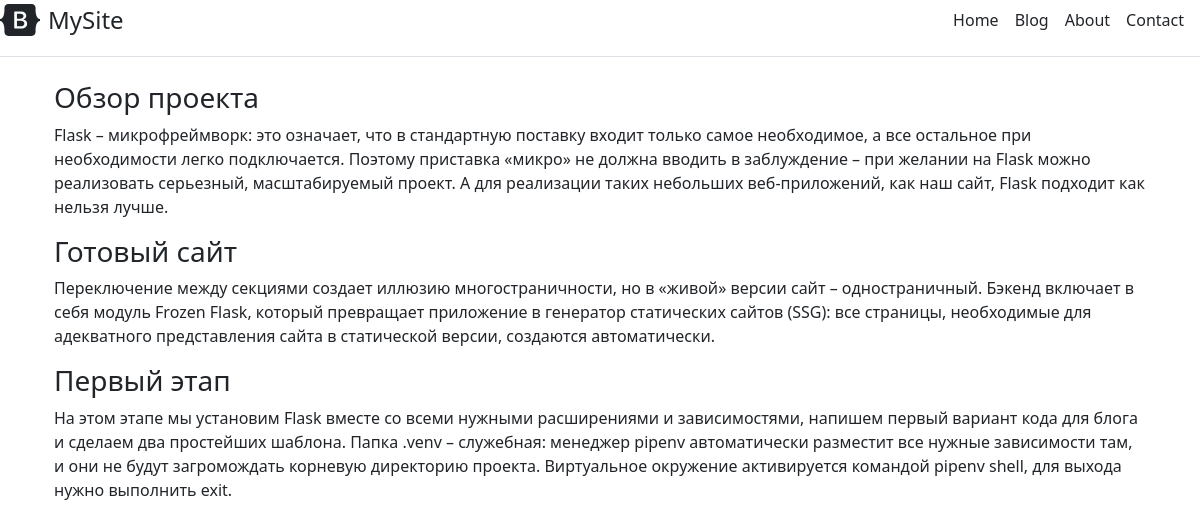
The page / on the database its author committed.
### mysite/models.py (models this page shows, shortened)
class Task(models.Model):
    title = models.CharField(max_length=50)
    task = models.TextField()

### mysite/views.py (the view)
# urls.py: path('', views.index, name='home'),
def index(request):
    tasks = Task.objects.all()
    return render(request, 'index.html', {'tasks': tasks})

### templates/index.html
{% extends 'base.html' %}
{% block content %}
    {% for el in tasks %}
        <div class="container">
        <h3>{{ el.title }}</h3>
        <p>{{ el.task }}</p>
        </div>
    {% endfor %}
{% endblock content %}

### rows shown on the page
Task: title "Обзор проекта", task "Flask – микрофреймворк: это означает, что в стандартную поставку входит только самое необходимое, а все остальное при необходимости легко подключается. Поэтому приставка «микро» не должна вводить в заблуждение – при желании на Flask можно реализовать серьезный, масштабируемый проект. А для реализации таких небольших веб-приложений, как наш сайт, Flask подходит как нельзя лучше."
Task: title "Готовый сайт", task "Переключение между секциями создает иллюзию многостраничности, но в «живой» версии сайт – одностраничный. Бэкенд включает в себя модуль Frozen Flask, который превращает приложение в генератор статических сайтов (SSG): все страницы, необходимые для адекватного представления сайта в статической версии, создаются автоматически."
Task: title "Первый этап", task "На этом этапе мы установим Flask вместе со всеми нужными расширениями и зависимостями, напишем первый вариант кода для блога и сделаем два простейших шаблона. Папка .venv – служебная: менеджер pipenv автоматически разместит все нужные зависимости там, и они не будут загромождать корневую директорию проекта. Виртуальное окружение активируется командой pipenv shell, для выхода нужно выполнить exit."
